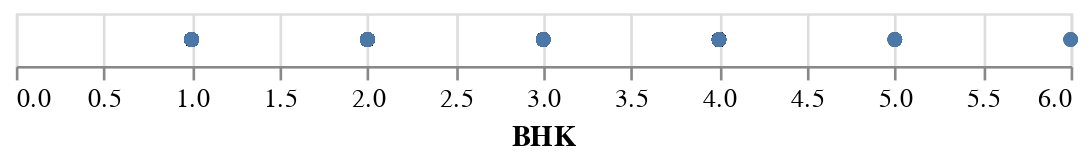

This figure's notebook cell:
### Code cell
alt.Chart(df).mark_circle().encode(x='BHK')

### Figure 1 — Vega-Lite specification as saved in the notebook (floating-point values rounded to 4 significant figures; data arrays with more than 128 entries replaced by an {"elided": "..."} marker saying what was removed)
{"config": {"view": {"continuousWidth": 400, "continuousHeight": 300}}, "data": {"name": "data-95afec6d54f99540877545adae064112"}, "mark": "circle", "encoding": {"x": {"field": "BHK", "type": "quantitative"}}, "$schema": "https://vega.github.io/schema/vega-lite/v4.17.0.json", "datasets": {"data-95afec6d54f99540877545adae064112": {"elided": "4709 records"}}}
